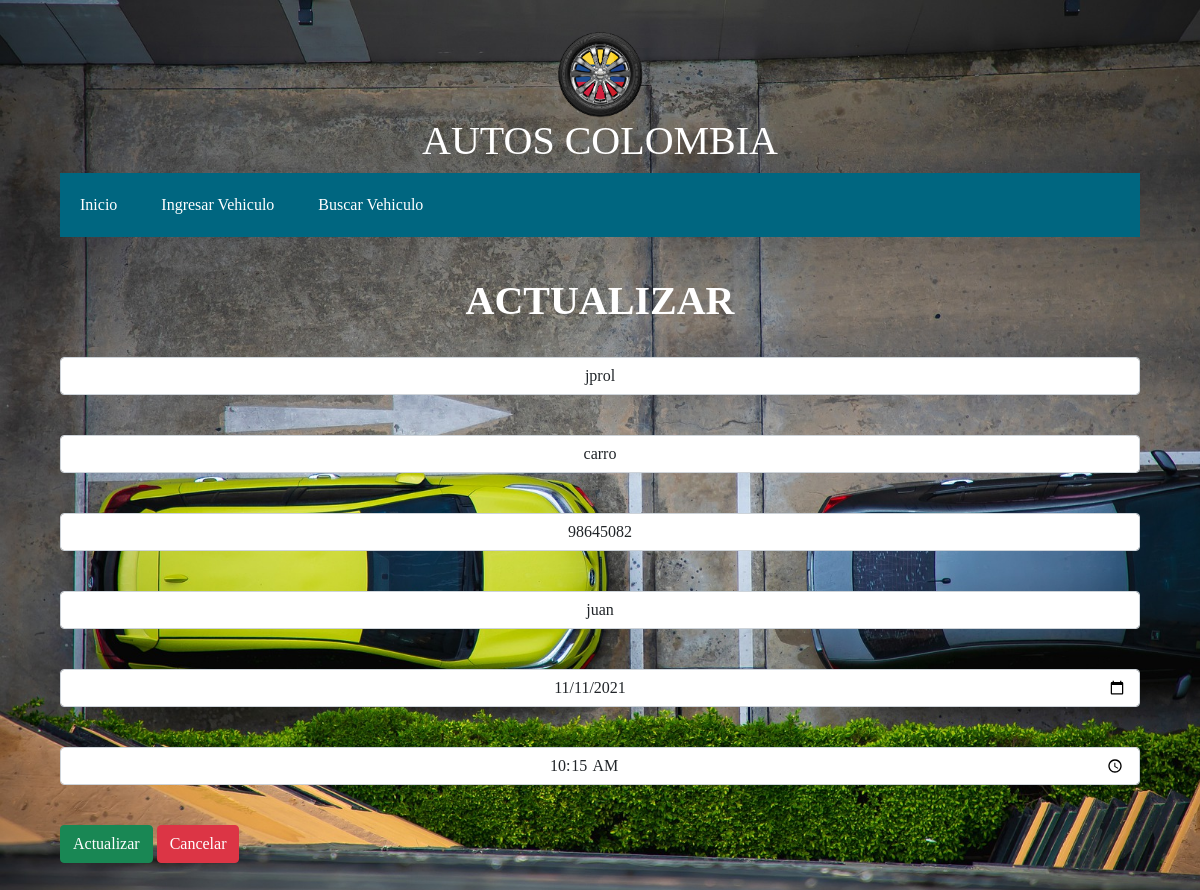
Page /inicio/ACTUALIZAR.php?id=116 on the committed database.
### tables this page shows
CREATE TABLE `tb_automoviles` (
  `id` int(255) NOT NULL,
  `placa` varchar(5) NOT NULL,
  `tipo` varchar(10) NOT NULL,
  `documento` int(10) NOT NULL,
  `nombre` varchar(50) NOT NULL,
  `fecha` date DEFAULT NULL,
  `hora` time NOT NULL
);

### inicio/sql_search.php (called while the page is built)
<?php
include '../db/config.php';
$sql = "SELECT * FROM tb_automoviles WHERE id=$id";
$query=mysqli_query($con,$sql);
$row=mysqli_fetch_array($query);
?>

### inicio/ACTUALIZAR.php (the view, shortened to what this page needs)
<?php
include("../db/config.php");
 $id = $_GET['id'];
include "sql_search.php";
?>
<!DOCTYPE html>
<html lang="en">
<head>
    <link rel="stylesheet" href="../css/styles.css">
    <link href="https://cdn.jsdelivr.net/npm/bootstrap@5.0.0-beta1/dist/css/bootstrap.min.css" rel="stylesheet">
</head>
<body>
<div>
    <div class="container">
    <?php require "../partials/menu.php";?>
        <div class="row">
            <div class="col-lg-15" >
            <
                <form action="sql_update.php?id=<?php echo $_GET['id']?>;" method="post" class="formedit" >
                    <h1 class="titulo" style="color: white;"><strong>ACTUALIZAR</strong></h1>
                    <br>
                        <input type="text"   name="placa" id="" class="form-control mb-3" value="<?=$row['placa']?>" required><br>
                        <input type="text"   name="tipo" id="" class="form-control mb-3" value="<?=$row['tipo']?>" required><br>
                        <input type="text"   name="documento" id="" class="form-control mb-3" value="<?=$row['documento']?>" required><br>
                        <input type="text"   name="nombre" id="" class="form-control mb-3" value="<?=$row['nombre']?>" required><br>
                        <input type="date"   name="fecha" id="" class="form-control mb-3" value="<?=$row['fecha']?>" required><br>
                        <input type="time"   name="hora" id="" class="form-control mb-3" value="<?=$row['hora']?>" required><br>
                        <input type="submit" value="Actualizar" class="btn btn-success"name="update">
                        <a href="../index.php"><input type="button" value="Cancelar" class="btn btn-danger" ></a> <br>
                </form>
            </div>
        </div>
    </div>
</div>
</body>
</html>

### css/styles.css (style rules this page uses)
body { background-image: url("../estilos/fondoo.jpg"); zoom: 0%; background-size: cover; background-attachment: fixed; }

### partials/icono.php (style rules this page uses)
.titulo { text-align: center; color: white; }

### inicio/ACTUALIZAR.php (style rules this page uses)
* { font-family: 'Irish Grover', cursive; }
.container { padding: 30px; }
form input { text-align: center; }

### rows in the picture
tb_automoviles: placa "jprol", tipo "carro", documento "98645082", nombre "juan", fecha "11/11/2021", hora "10:15:00"
